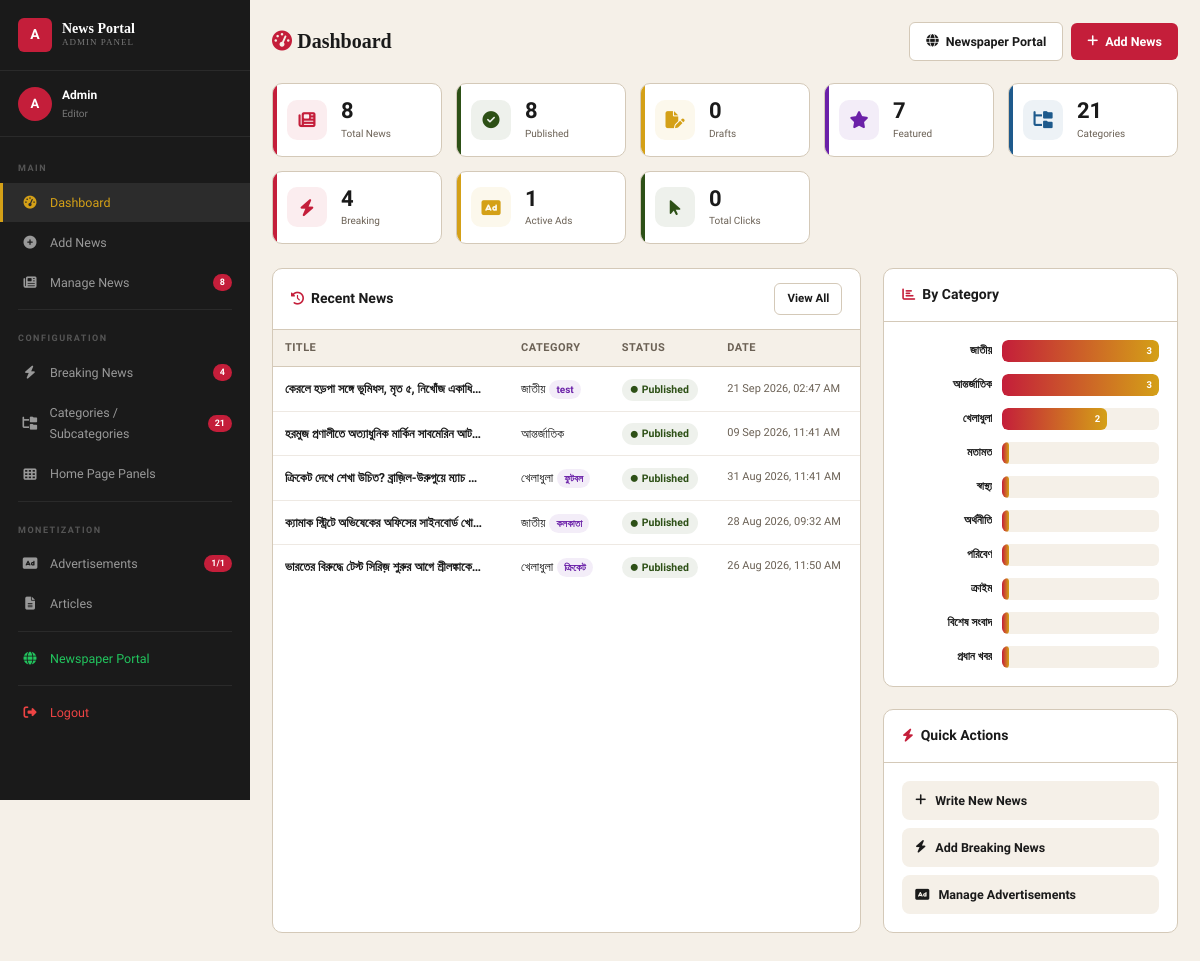
The app's page /?page=admin_dashboard (signed in) with its own data.
### tables this page shows
CREATE TABLE `news` (
  `id` int(11) NOT NULL,
  `title` varchar(500) NOT NULL,
  `slug` varchar(600) NOT NULL,
  `content` longtext DEFAULT NULL,
  `image` varchar(500) DEFAULT '',
  `tags` varchar(500) DEFAULT '',
  `category_id` int(11) DEFAULT NULL,
  `subcategory_id` int(11) DEFAULT NULL,
  `author` varchar(200) DEFAULT 'অজানা',
  `status` enum('published','draft') DEFAULT 'draft',
  `is_featured` tinyint(1) DEFAULT 0,
  `created_at` timestamp NOT NULL DEFAULT current_timestamp(),
  `updated_at` timestamp NOT NULL DEFAULT current_timestamp() ON UPDATE current_timestamp()
);

CREATE TABLE `categories` (
  `id` int(11) NOT NULL,
  `name` varchar(200) NOT NULL,
  `slug` varchar(250) NOT NULL,
  `created_at` timestamp NOT NULL DEFAULT current_timestamp()
);

### admin_dashboard.php (the view, shortened to what this page needs)
<?php
try {
    $userCheckStmt = $pdo->prepare("SELECT is_approved, permissions FROM users WHERE id = ?");
    $userCheckStmt->execute([$_SESSION["user_id"]]);
    $currentUserData = $userCheckStmt->fetch(PDO::FETCH_ASSOC);
} catch (Exception $e) {
    session_unset(); session_destroy();
    header("Location: ?page=admin_login&error=db_error"); exit;
}
 $currentUserPerms = [];
try {
    $rawPerms = $currentUserData['permissions'] ?? null;
    if ($rawPerms === null) { $currentUserPerms = null; }
    else { $currentUserPerms = json_decode($rawPerms, true) ?: []; }
} catch (Exception $e) { $currentUserPerms = []; }
function hasPerm($perm) {
    global $currentUserPerms;
    return in_array($perm, $currentUserPerms);
}
 $section = $_GET["section"] ?? "dashboard";
 $fullName = $_SESSION["full_name"] ?? $_SESSION["username"] ?? "Admin";
 $totalNews = 0; $publishedNews = 0; $draftNews = 0; $featuredNews = 0;
 $totalCats = 0; $totalBreaking = 0; $totalAds = 0; $activeAds = 0;
 $totalClicks = 0; $totalImpressions = 0; $recentNews = []; $catStats = [];
try { $totalNews = (int)$pdo->query("SELECT COUNT(*) FROM news")->fetchColumn(); } catch (Exception $e) {}
try { $publishedNews = (int)$pdo->query("SELECT COUNT(*) FROM news WHERE status='published'")->fetchColumn(); } catch (Exception $e) {}
try { $draftNews = (int)$pdo->query("SELECT COUNT(*) FROM news WHERE status='draft'")->fetchColumn(); } catch (Exception $e) {}
try { $featuredNews = (int)$pdo->query("SELECT COUNT(*) FROM news WHERE is_featured=1")->fetchColumn(); } catch (Exception $e) {}
try { $totalCats = (int)$pdo->query("SELECT COUNT(*) FROM categories")->fetchColumn(); } catch (Exception $e) {}
try { $totalBreaking = (int)$pdo->query("SELECT COUNT(*) FROM breaking_news")->fetchColumn(); } catch (Exception $e) {}
try { $totalAds = (int)$pdo->query("SELECT COUNT(*) FROM advertisements")->fetchColumn(); } catch (Exception $e) {}
try { $activeAds = (int)$pdo->query("SELECT COUNT(*) FROM advertisements WHERE is_active=1")->fetchColumn(); } catch (Exception $e) {}
try { $ast = $pdo->query("SELECT COALESCE(SUM(clicks),0) as tc, COALESCE(SUM(impressions),0) as ti FROM advertisements")->fetch(); $totalClicks = (int)$ast["tc"]; $totalImpressions = (int)$ast["ti"]; } catch (Exception $e) {}
try { $recentNews = $pdo->query("SELECT n.id,n.title,n.status,n.is_featured,n.created_at,c.name as category_name,GROUP_CONCAT(DISTINCT sc.name SEPARATOR ', ') as subcategory_name FROM news n LEFT JOIN categories c ON n.category_id=c.id LEFT JOIN news_subcategories ns ON n.id=ns.news_id LEFT JOIN subcategories sc ON ns.subcategory_id=sc.id WHERE n.created_at >= (NOW() - INTERVAL 30 DAY) GROUP BY n.id ORDER BY n.created_at DESC LIMIT 8")->fetchAll(); } catch (Exception $e) { try { $recentNews = $pdo->query("SELECT n.id,n.title,n.status,n.is_featured,n.created_at,c.name as category_name FROM news n LEFT JOIN categories c ON n.category_id=c.id WHERE n.created_at >= (NOW() - INTERVAL 30 DAY) ORDER BY n.created_at DESC LIMIT 8")->fetchAll(); } catch (Exception $e2) { $recentNews = []; } }
try { $catStats = $pdo->query("SELECT c.name, COUNT(n.id) as cnt FROM categories c LEFT JOIN news n ON c.id=n.category_id GROUP BY c.id ORDER BY cnt DESC LIMIT 10")->fetchAll(); } catch (Exception $e) { $catStats = []; }
if (!function_exists('secLink')) { function secLink($s, $i, $l, $b = "") { global $section; $a = ($section === $s) ? " active" : ""; $bg = $b ? "<span class=\"badge\">$b</span>" : ""; return "<a href=\"?page=admin_dashboard&section=$s\" class=\"$a\"><i class=\"fas $i\"></i> $l$bg</a>"; } }
?>
<!DOCTYPE html>
<html lang="en" dir="ltr">
<head>
<link rel="stylesheet" href="https://cdnjs.cloudflare.com/ajax/libs/font-awesome/6.5.0/css/all.min.css">
</head>
<body>
<div class="admin-layout">
<aside class="admin-sidebar">
<div class="sb-header"><div class="sb-logo">A</div><div class="sb-brand">News Portal<small>Admin Panel</small></div></div>
<div class="sb-user"><div class="sb-avatar"><?= mb_substr($fullName,0,1) ?></div><div class="sb-user-info"><?= htmlspecialchars($fullName) ?><small><?= $currentUserPerms === null ? 'Super Admin' : 'Editor' ?></small></div></div>
<nav class="sb-nav">
<?php if (hasPerm('dashboard')): ?>
<div class="sb-nav-label">Main</div>
<?= secLink("dashboard","fa-gauge-high","Dashboard") ?>
<?php endif; ?>
<?php if (hasPerm('add_news')): ?>
<?= secLink("add","fa-plus-circle","Add News") ?>
<?php endif; ?>
<?php if (hasPerm('manage_news')): ?>
<?= secLink("manage","fa-newspaper","Manage News",$totalNews) ?>
<?php endif; ?>
<?php if (hasPerm('breaking') || hasPerm('categories') || hasPerm('home_panels') || hasPerm('social') || hasPerm('contact')): ?>
<div class="sb-nav-divider"></div>
<div class="sb-nav-label">Configuration</div>
<?php endif; ?>
<?php if (hasPerm('breaking')): ?>
<?= secLink("breaking","fa-bolt","Breaking News",$totalBreaking) ?>
<?php endif; ?>
<?php if (hasPerm('categories')): ?>
<?= secLink("categories","fa-folder-tree","Categories / Subcategories",$totalCats) ?>
<?php endif; ?>
<?php if (hasPerm('home_panels')): ?>
<?= secLink("home_panels","fa-table-cells","Home Page Panels") ?>
<?php endif; ?>
<?php if (hasPerm('ads')): ?>
<div class="sb-nav-divider"></div>
<div class="sb-nav-label">Monetization</div>
<?= secLink("ads","fa-rectangle-ad","Advertisements",$activeAds."/".$totalAds) ?>
<?php endif; ?>
<?php if (hasPerm('manage_news')): ?>
<a href="?page=admin_dashboard&section=manage" class="<?= $section === 'manage' ? 'active' : '' ?>"><i class="fas fa-file-lines" style="width:18px;text-align:center"></i> Articles</a>
<?php endif; ?>
<div class="sb-nav-divider"></div>
<a href="http://localhost/Newspaper/index.php#" target="_blank" style="display:flex;align-items:center;gap:11px;padding:9px 18px;font-size:12.5px;font-weight:500;color:#22c55e;border-left:3px solid transparent;margin:1px 0"><i class="fas fa-globe" style="width:18px;text-align:center"></i> Newspaper Portal</a>
<div class="sb-nav-divider"></div>
<a href="?page=admin_login&action=logout" style="display:flex;align-items:center;gap:11px;padding:9px 18px;font-size:12.5px;font-weight:500;color:#ef4444;border-left:3px solid transparent;margin:1px 0"><i class="fas fa-right-from-bracket" style="width:18px;text-align:center"></i> Logout</a>
</nav>
</aside>
<main class="admin-main">
<?php if ($section === "dashboard" && hasPerm('dashboard')): ?>
<div class="admin-topbar"><h1><i class="fas fa-gauge-high" style="color:var(--accent)"></i> Dashboard</h1><div class="topbar-actions"><a href="http://localhost/Newspaper/index.php#" target="_blank" class="topbar-btn topbar-btn-outline"><i class="fas fa-globe"></i> Newspaper Portal</a><?php if (hasPerm('add_news')): ?><a href="?page=admin_dashboard&section=add" class="topbar-btn topbar-btn-primary"><i class="fas fa-plus"></i> Add News</a><?php endif; ?></div></div>
<div class="stats-grid">
<div class="stat-card sc-red"><div class="stat-icon"><i class="fas fa-newspaper"></i></div><div><div class="stat-num"><?= $totalNews ?></div><div class="stat-label">Total News</div></div></div>
<div class="stat-card sc-green"><div class="stat-icon"><i class="fas fa-circle-check"></i></div><div><div class="stat-num"><?= $publishedNews ?></div><div class="stat-label">Published</div></div></div>
<div class="stat-card sc-gold"><div class="stat-icon"><i class="fas fa-file-pen"></i></div><div><div class="stat-num"><?= $draftNews ?></div><div class="stat-label">Drafts</div></div></div>
<div class="stat-card sc-purple"><div class="stat-icon"><i class="fas fa-star"></i></div><div><div class="stat-num"><?= $featuredNews ?></div><div class="stat-label">Featured</div></div></div>
<div class="stat-card sc-blue"><div class="stat-icon"><i class="fas fa-folder-tree"></i></div><div><div class="stat-num"><?= $totalCats ?></div><div class="stat-label">Categories</div></div></div>
<div class="stat-card sc-red"><div class="stat-icon"><i class="fas fa-bolt"></i></div><div><div class="stat-num"><?= $totalBreaking ?></div><div class="stat-label">Breaking</div></div></div>
<div class="stat-card sc-gold"><div class="stat-icon"><i class="fas fa-rectangle-ad"></i></div><div><div class="stat-num"><?= $activeAds ?></div><div class="stat-label">Active Ads</div></div></div>
<div class="stat-card sc-green"><div class="stat-icon"><i class="fas fa-mouse-pointer"></i></div><div><div class="stat-num"><?= number_format($totalClicks) ?></div><div class="stat-label">Total Clicks</div></div></div>
</div>
<div style="display:grid;grid-template-columns:2fr 1fr;gap:22px">
<div class="panel"><div class="panel-header"><div class="panel-title"><i class="fas fa-clock-rotate-left"></i> Recent News</div><?php if (hasPerm('manage_news')): ?><a href="?page=admin_dashboard&section=manage" class="btn btn-sm btn-outline">View All</a><?php endif; ?></div><div class="panel-body" style="padding:0"><table class="data-table"><thead><tr><th>Title</th><th>Category</th><th>Status</th><th>Date</th></tr></thead><tbody>
<?php foreach ($recentNews as $rn): ?>
<tr><td><div class="tbl-title"><?= htmlspecialchars($rn["title"]) ?></div></td><td><?= htmlspecialchars($rn["category_name"] ?? "—") ?><?php if (!empty($rn["subcategory_name"])): ?><span class="sub-badge"><?= htmlspecialchars(mb_substr($rn["subcategory_name"],0,20)) ?></span><?php endif; ?></td><td><span class="status-badge status-<?= $rn["status"] ?>"><i class="fas fa-circle"></i> <?= $rn["status"] === "published" ? "Published" : "Draft" ?></span></td><td style="font-size:11px;color:var(--muted);white-space:nowrap"><?= date("d M Y, h:i A", strtotime($rn["created_at"])) ?></td></tr>
<?php endforeach; ?>
</tbody></table></div></div>
<div>
<div class="panel"><div class="panel-header"><div class="panel-title"><i class="fas fa-chart-bar"></i> By Category</div></div><div class="panel-body">
<?php if (!empty($catStats)): $mx = max(array_column($catStats, "cnt")); foreach ($catStats as $cs): $pct = $mx > 0 ? round(($cs["cnt"] / $mx) * 100) : 0; ?>
<div class="cat-bar-item"><div class="cat-bar-label"><?= htmlspecialchars($cs["name"]) ?></div><div class="cat-bar-track"><div class="cat-bar-fill" style="width:<?= $pct ?>%"><span><?= $cs["cnt"] ?></span></div></div></div>
<?php endforeach; else: ?><div class="empty-state" style="padding:20px"><p>No data</p></div><?php endif; ?>
</div></div>
<div class="panel"><div class="panel-header"><div class="panel-title"><i class="fas fa-bolt"></i> Quick Actions</div></div><div class="panel-body" style="display:flex;flex-direction:column;gap:8px">
<?php if (hasPerm('add_news')): ?><a href="?page=admin_dashboard&section=add" class="quick-action"><i class="fas fa-plus"></i> Write New News</a><?php endif; ?>
<?php if (hasPerm('breaking')): ?><a href="?page=admin_dashboard&section=breaking" class="quick-action"><i class="fas fa-bolt"></i> Add Breaking News</a><?php endif; ?>
<?php if (hasPerm('ads')): ?><a href="?page=admin_dashboard&section=ads" class="quick-action"><i class="fas fa-rectangle-ad"></i> Manage Advertisements</a><?php endif; ?>
</div></div></div></div>
<?php endif; ?>
</main>
</div>
</body>
</html>

### records on screen
news: title "কেরলে হড়পা সঙ্গে ভূমিধস, মৃত ৫, নিখোঁজ একাধি…", category.name "জাতীয়", subcategory_name "test", status "Published", created_at "21 Sep 2026, 02:47 AM"
news: title "হরমুজ প্রণালীতে অত্যাধুনিক মার্কিন সাবমেরিন আট…", category.name "আন্তর্জাতিক", status "Published", created_at "09 Sep 2026, 11:41 AM"
news: title "ক্রিকেট দেখে শেখা উচিত? ব্রাজ়িল-উরুগুয়ে ম্যাচ…", category.name "খেলাধুলা", subcategory_name "ফুটবল", status "Published", created_at "31 Aug 2026, 11:41 AM"
news: title "ক্যামাক স্ট্রিটে অভিষেকের অফিসের সাইনবোর্ড খো…", category.name "জাতীয়", subcategory_name "কলকাতা", status "Published", created_at "28 Aug 2026, 09:32 AM"
news: title "ভারতের বিরুদ্ধে টেস্ট সিরিজ় শুরুর আগে শ্রীলঙ্কাকে…", category.name "খেলাধুলা", subcategory_name "ক্রিকেট", status "Published", created_at "26 Aug 2026, 11:50 AM"

### other values on screen
mb_substr($fullName,0,1) "A"
$fullName "Admin"
$l "Dashboard Add News Manage News Breaking News Categories / Subcategories Home Page Panels Advertisements"
$b "8 4 21 1/1"
$totalNews "8"
$publishedNews "8"
$draftNews "0"
$featuredNews "7"
$totalCats "21"
$totalBreaking "4"
$activeAds "1"
$totalClicks "0"
$cs["name"] "জাতীয়"
$cs["cnt"] "3"
$cs["name"] "আন্তর্জাতিক"
